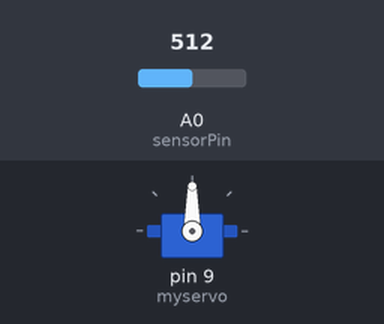
Bench run of a sketch on a simulated Arduino Uno, built with avr-gcc and run on an emulated ATmega328P. Parts: servo. The inputs (shaded band) are chosen by the test bench; at power-on: A0 (sensorPin) = 512.

Above: at 1.2 s.
1.3 s: A0 (sensorPin) set to 864
2.8 s: A0 (sensorPin) set to 899
At 4.0 s:
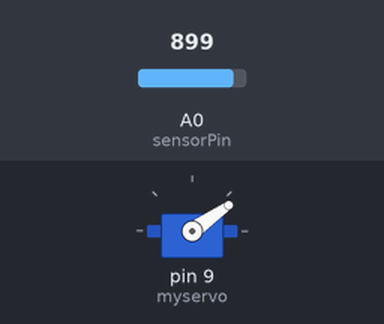
Timing chart, 0 to 5.8 s (numbered marks = the images above; inputs shaded):
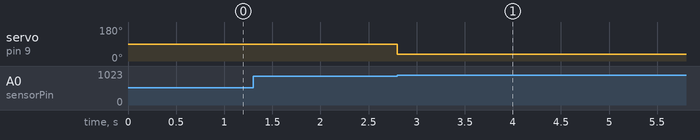

Measured:
- the behaviour switches between 880 and 881 on A0 (sensorPin) (found by bisection; images 0 and 1)
- after the input at 1.3 s, every drawn part: stays the same
- after the input at 2.8 s, servo on pin 9 (myservo): 90° → 35° at once

The sketch:

ldr.ino
```cpp
#include<Servo.h>

int sensorPin = A0;
int sensorValue = 0;
int analogValues[10] = {0,0,0,0,0,0,0,0,0,0};
Servo myservo;

void setup() {
  // put your setup code here, to run once:
  Serial.begin(9600);
  myservo.attach(9);
}

void loop() {

  sensorValue = analogRead(sensorPin);

  int x;
  for (x = 0; x < 10; x++){ //init, comparision, update
    analogValues[x] = sensorValue;

  }
  int y;
  for (y = 0; y < 10; y++){
    if (analogValues[y] > 880 && analogValues[y] < 950){
      myservo.write(35);
      delay(500);
      myservo.write(0);
    }
  }
}
```
